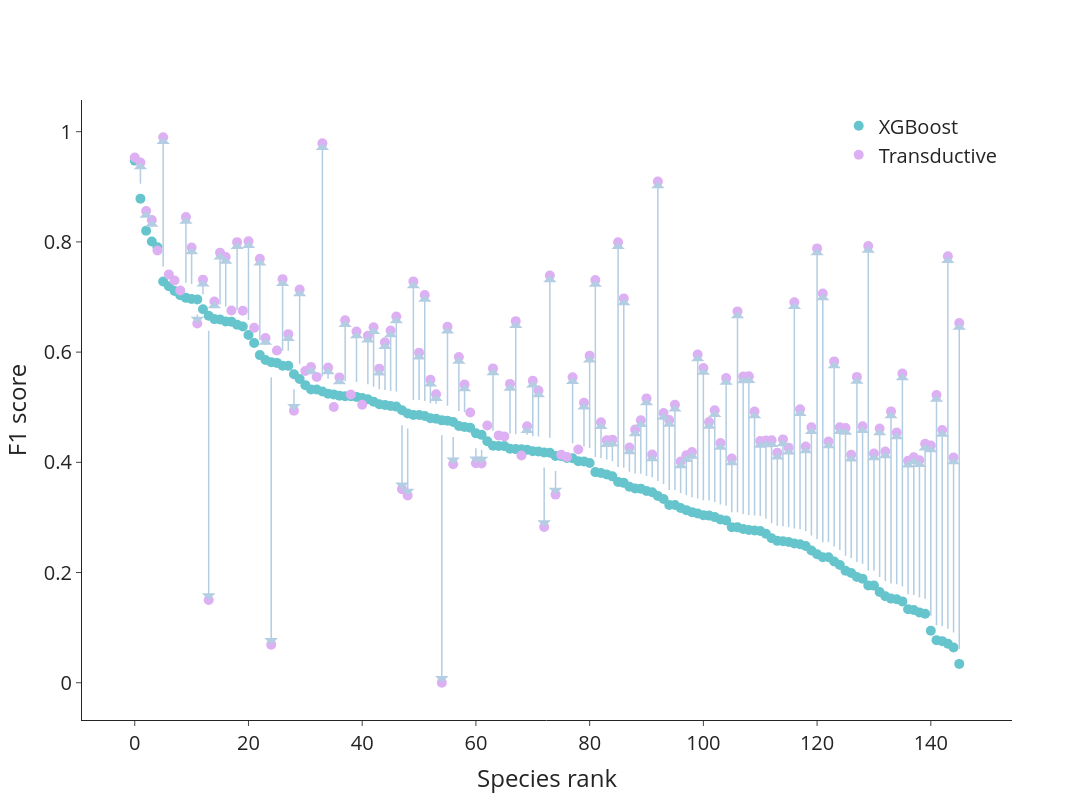

The cell this chart's notebook holds for it:
### Code cell
# Example data
x = relevant_scores['x']
y1 = relevant_scores['XGB']
y2 = relevant_scores['Transductive']
hover_text = relevant_scores.index.to_list()

# Create the figure
fig = go.Figure()

# Add the two series as scatter plots
fig.add_trace(go.Scatter(
    x=x, y=y1,
    mode='markers',
    marker=dict(color=px.colors.qualitative.Pastel[0], size=10),
    name='XGBoost',
    hovertext=hover_text,
    hoverinfo='text'
))

fig.add_trace(go.Scatter(
    x=x, y=y2,
    mode='markers',
    marker=dict(color=px.colors.qualitative.Pastel[3], size=10),
    name='Transductive',
    hovertext=hover_text,
    hoverinfo='text'
))

# Add arrows for the differences
for i in range(len(x)):
    fig.add_annotation(
        ax=x[i], ay=y1[i],
        axref='x', ayref='y',
        x=x[i], y=y2[i],
        xref='x', yref='y',
        showarrow=True,
        arrowhead=1,
        arrowsize=1.5,
        arrowcolor=px.colors.qualitative.Pastel1[1],
        arrowwidth=1.5,
    )


fig.update_layout(
    template='simple_white',
    width = 1200, height=800,
    xaxis_title='Species rank',
    yaxis_title='F1 score',
    font=dict(size=20),
    legend=dict(yanchor="top",
                y=0.99,
                xanchor="right",
                x=0.99)
)

### Figure 1 — Plotly figure (JSON) as saved in the notebook; plotly's stock layout.template omitted (floating-point values rounded to 4 significant figures; data arrays with more than 128 entries replaced by an {"elided": "..."} marker saying what was removed)
{"data": [{"hoverinfo": "text", "hovertext": {"elided": "146 str values"}, "marker": {"color": "rgb(102, 197, 204)", "size": 10}, "mode": "markers", "name": "XGBoost", "type": "scatter", "x": {"elided": "146 int values"}, "y": {"elided": "146 float values"}}, {"hoverinfo": "text", "hovertext": {"elided": "146 str values"}, "marker": {"color": "rgb(220, 176, 242)", "size": 10}, "mode": "markers", "name": "Transductive", "type": "scatter", "x": {"elided": "146 int values"}, "y": {"elided": "146 float values"}}], "layout": {"annotations": [{"arrowcolor": "rgb(179,205,227)", "arrowhead": 1, "arrowsize": 1.5, "arrowwidth": 1.5, "ax": 0, "axref": "x", "ay": 0.9475, "ayref": "y", "showarrow": true, "x": 0, "xref": "x", "y": 0.9533, "yref": "y"}, {"arrowcolor": "rgb(179,205,227)", "arrowhead": 1, "arrowsize": 1.5, "arrowwidth": 1.5, "ax": 1, "axref": "x", "ay": 0.8785, "ayref": "y", "showarrow": true, "x": 1, "xref": "x", "y": 0.9441, "yref": "y"}, {"arrowcolor": "rgb(179,205,227)", "arrowhead": 1, "arrowsize": 1.5, "arrowwidth": 1.5, "ax": 2, "axref": "x", "ay": 0.8204, "ayref": "y", "showarrow": true, "x": 2, "xref": "x", "y": 0.8559, "yref": "y"}, {"arrowcolor": "rgb(179,205,227)", "arrowhead": 1, "arrowsize": 1.5, "arrowwidth": 1.5, "ax": 3, "axref": "x", "ay": 0.8008, "ayref": "y", "showarrow": true, "x": 3, "xref": "x", "y": 0.8398, "yref": "y"}, {"arrowcolor": "rgb(179,205,227)", "arrowhead": 1, "arrowsize": 1.5, "arrowwidth": 1.5, "ax": 4, "axref": "x", "ay": 0.7901, "ayref": "y", "showarrow": true, "x": 4, "xref": "x", "y": 0.7845, "yref": "y"}, {"arrowcolor": "rgb(179,205,227)", "arrowhead": 1, "arrowsize": 1.5, "arrowwidth": 1.5, "ax": 5, "axref": "x", "ay": 0.7282, "ayref": "y", "showarrow": true, "x": 5, "xref": "x", "y": 0.9899, "yref": "y"}, {"arrowcolor": "rgb(179,205,227)", "arrowhead": 1, "arrowsize": 1.5, "arrowwidth": 1.5, "ax": 6, "axref": "x", "ay": 0.7194, "ayref": "y", "showarrow": true, "x": 6, "xref": "x", "y": 0.7407, "yref": "y"}, {"arrowcolor": "rgb(179,205,227)", "arrowhead": 1, "arrowsize": 1.5, "arrowwidth": 1.5, "ax": 7, "axref": "x", "ay": 0.7109, "ayref": "y", "showarrow": true, "x": 7, "xref": "x", "y": 0.7299, "yref": "y"}, {"arrowcolor": "rgb(179,205,227)", "arrowhead": 1, "arrowsize": 1.5, "arrowwidth": 1.5, "ax": 8, "axref": "x", "ay": 0.7033, "ayref": "y", "showarrow": true, "x": 8, "xref": "x", "y": 0.7119, "yref": "y"}, {"arrowcolor": "rgb(179,205,227)", "arrowhead": 1, "arrowsize": 1.5, "arrowwidth": 1.5, "ax": 9, "axref": "x", "ay": 0.6985, "ayref": "y", "showarrow": true, "x": 9, "xref": "x", "y": 0.845, "yref": "y"}, {"arrowcolor": "rgb(179,205,227)", "arrowhead": 1, "arrowsize": 1.5, "arrowwidth": 1.5, "ax": 10, "axref": "x", "ay": 0.6965, "ayref": "y", "showarrow": true, "x": 10, "xref": "x", "y": 0.7897, "yref": "y"}, {"arrowcolor": "rgb(179,205,227)", "arrowhead": 1, "arrowsize": 1.5, "arrowwidth": 1.5, "ax": 11, "axref": "x", "ay": 0.6957, "ayref": "y", "showarrow": true, "x": 11, "xref": "x", "y": 0.6521, "yref": "y"}, {"arrowcolor": "rgb(179,205,227)", "arrowhead": 1, "arrowsize": 1.5, "arrowwidth": 1.5, "ax": 12, "axref": "x", "ay": 0.6777, "ayref": "y", "showarrow": true, "x": 12, "xref": "x", "y": 0.7315, "yref": "y"}, {"arrowcolor": "rgb(179,205,227)", "arrowhead": 1, "arrowsize": 1.5, "arrowwidth": 1.5, "ax": 13, "axref": "x", "ay": 0.666, "ayref": "y", "showarrow": true, "x": 13, "xref": "x", "y": 0.1502, "yref": "y"}, {"arrowcolor": "rgb(179,205,227)", "arrowhead": 1, "arrowsize": 1.5, "arrowwidth": 1.5, "ax": 14, "axref": "x", "ay": 0.6599, "ayref": "y", "showarrow": true, "x": 14, "xref": "x", "y": 0.6918, "yref": "y"}, {"arrowcolor": "rgb(179,205,227)", "arrowhead": 1, "arrowsize": 1.5, "arrowwidth": 1.5, "ax": 15, "axref": "x", "ay": 0.6593, "ayref": "y", "showarrow": true, "x": 15, "xref": "x", "y": 0.7805, "yref": "y"}, {"arrowcolor": "rgb(179,205,227)", "arrowhead": 1, "arrowsize": 1.5, "arrowwidth": 1.5, "ax": 16, "axref": "x", "ay": 0.6557, "ayref": "y", "showarrow": true, "x": 16, "xref": "x", "y": 0.7726, "yref": "y"}, {"arrowcolor": "rgb(179,205,227)", "arrowhead": 1, "arrowsize": 1.5, "arrowwidth": 1.5, "ax": 17, "axref": "x", "ay": 0.6553, "ayref": "y", "showarrow": true, "x": 17, "xref": "x", "y": 0.6756, "yref": "y"}, {"arrowcolor": "rgb(179,205,227)", "arrowhead": 1, "arrowsize": 1.5, "arrowwidth": 1.5, "ax": 18, "axref": "x", "ay": 0.6498, "ayref": "y", "showarrow": true, "x": 18, "xref": "x", "y": 0.7996, "yref": "y"}, {"arrowcolor": "rgb(179,205,227)", "arrowhead": 1, "arrowsize": 1.5, "arrowwidth": 1.5, "ax": 19, "axref": "x", "ay": 0.6466, "ayref": "y", "showarrow": true, "x": 19, "xref": "x", "y": 0.6751, "yref": "y"}, {"arrowcolor": "rgb(179,205,227)", "arrowhead": 1, "arrowsize": 1.5, "arrowwidth": 1.5, "ax": 20, "axref": "x", "ay": 0.631, "ayref": "y", "showarrow": true, "x": 20, "xref": "x", "y": 0.801, "yref": "y"}, {"arrowcolor": "rgb(179,205,227)", "arrowhead": 1, "arrowsize": 1.5, "arrowwidth": 1.5, "ax": 21, "axref": "x", "ay": 0.6167, "ayref": "y", "showarrow": true, "x": 21, "xref": "x", "y": 0.6443, "yref": "y"}, {"arrowcolor": "rgb(179,205,227)", "arrowhead": 1, "arrowsize": 1.5, "arrowwidth": 1.5, "ax": 22, "axref": "x", "ay": 0.5946, "ayref": "y", "showarrow": true, "x": 22, "xref": "x", "y": 0.7693, "yref": "y"}, {"arrowcolor": "rgb(179,205,227)", "arrowhead": 1, "arrowsize": 1.5, "arrowwidth": 1.5, "ax": 23, "axref": "x", "ay": 0.5856, "ayref": "y", "showarrow": true, "x": 23, "xref": "x", "y": 0.6257, "yref": "y"}, {"arrowcolor": "rgb(179,205,227)", "arrowhead": 1, "arrowsize": 1.5, "arrowwidth": 1.5, "ax": 24, "axref": "x", "ay": 0.5818, "ayref": "y", "showarrow": true, "x": 24, "xref": "x", "y": 0.06897, "yref": "y"}, {"arrowcolor": "rgb(179,205,227)", "arrowhead": 1, "arrowsize": 1.5, "arrowwidth": 1.5, "ax": 25, "axref": "x", "ay": 0.5805, "ayref": "y", "showarrow": true, "x": 25, "xref": "x", "y": 0.6031, "yref": "y"}, {"arrowcolor": "rgb(179,205,227)", "arrowhead": 1, "arrowsize": 1.5, "arrowwidth": 1.5, "ax": 26, "axref": "x", "ay": 0.5753, "ayref": "y", "showarrow": true, "x": 26, "xref": "x", "y": 0.7324, "yref": "y"}, {"arrowcolor": "rgb(179,205,227)", "arrowhead": 1, "arrowsize": 1.5, "arrowwidth": 1.5, "ax": 27, "axref": "x", "ay": 0.5751, "ayref": "y", "showarrow": true, "x": 27, "xref": "x", "y": 0.6326, "yref": "y"}, {"arrowcolor": "rgb(179,205,227)", "arrowhead": 1, "arrowsize": 1.5, "arrowwidth": 1.5, "ax": 28, "axref": "x", "ay": 0.5599, "ayref": "y", "showarrow": true, "x": 28, "xref": "x", "y": 0.4938, "yref": "y"}, {"arrowcolor": "rgb(179,205,227)", "arrowhead": 1, "arrowsize": 1.5, "arrowwidth": 1.5, "ax": 29, "axref": "x", "ay": 0.5514, "ayref": "y", "showarrow": true, "x": 29, "xref": "x", "y": 0.7135, "yref": "y"}, {"arrowcolor": "rgb(179,205,227)", "arrowhead": 1, "arrowsize": 1.5, "arrowwidth": 1.5, "ax": 30, "axref": "x", "ay": 0.54, "ayref": "y", "showarrow": true, "x": 30, "xref": "x", "y": 0.5658, "yref": "y"}, {"arrowcolor": "rgb(179,205,227)", "arrowhead": 1, "arrowsize": 1.5, "arrowwidth": 1.5, "ax": 31, "axref": "x", "ay": 0.5322, "ayref": "y", "showarrow": true, "x": 31, "xref": "x", "y": 0.573, "yref": "y"}, {"arrowcolor": "rgb(179,205,227)", "arrowhead": 1, "arrowsize": 1.5, "arrowwidth": 1.5, "ax": 32, "axref": "x", "ay": 0.5321, "ayref": "y", "showarrow": true, "x": 32, "xref": "x", "y": 0.5551, "yref": "y"}, {"arrowcolor": "rgb(179,205,227)", "arrowhead": 1, "arrowsize": 1.5, "arrowwidth": 1.5, "ax": 33, "axref": "x", "ay": 0.5286, "ayref": "y", "showarrow": true, "x": 33, "xref": "x", "y": 0.9788, "yref": "y"}, {"arrowcolor": "rgb(179,205,227)", "arrowhead": 1, "arrowsize": 1.5, "arrowwidth": 1.5, "ax": 34, "axref": "x", "ay": 0.5247, "ayref": "y", "showarrow": true, "x": 34, "xref": "x", "y": 0.5721, "yref": "y"}, {"arrowcolor": "rgb(179,205,227)", "arrowhead": 1, "arrowsize": 1.5, "arrowwidth": 1.5, "ax": 35, "axref": "x", "ay": 0.5233, "ayref": "y", "showarrow": true, "x": 35, "xref": "x", "y": 0.5003, "yref": "y"}, {"arrowcolor": "rgb(179,205,227)", "arrowhead": 1, "arrowsize": 1.5, "arrowwidth": 1.5, "ax": 36, "axref": "x", "ay": 0.521, "ayref": "y", "showarrow": true, "x": 36, "xref": "x", "y": 0.5541, "yref": "y"}, {"arrowcolor": "rgb(179,205,227)", "arrowhead": 1, "arrowsize": 1.5, "arrowwidth": 1.5, "ax": 37, "axref": "x", "ay": 0.52, "ayref": "y", "showarrow": true, "x": 37, "xref": "x", "y": 0.6579, "yref": "y"}, {"arrowcolor": "rgb(179,205,227)", "arrowhead": 1, "arrowsize": 1.5, "arrowwidth": 1.5, "ax": 38, "axref": "x", "ay": 0.5198, "ayref": "y", "showarrow": true, "x": 38, "xref": "x", "y": 0.5231, "yref": "y"}, {"arrowcolor": "rgb(179,205,227)", "arrowhead": 1, "arrowsize": 1.5, "arrowwidth": 1.5, "ax": 39, "axref": "x", "ay": 0.5188, "ayref": "y", "showarrow": true, "x": 39, "xref": "x", "y": 0.6373, "yref": "y"}, {"arrowcolor": "rgb(179,205,227)", "arrowhead": 1, "arrowsize": 1.5, "arrowwidth": 1.5, "ax": 40, "axref": "x", "ay": 0.5166, "ayref": "y", "showarrow": true, "x": 40, "xref": "x", "y": 0.5046, "yref": "y"}, {"arrowcolor": "rgb(179,205,227)", "arrowhead": 1, "arrowsize": 1.5, "arrowwidth": 1.5, "ax": 41, "axref": "x", "ay": 0.5143, "ayref": "y", "showarrow": true, "x": 41, "xref": "x", "y": 0.6297, "yref": "y"}, {"arrowcolor": "rgb(179,205,227)", "arrowhead": 1, "arrowsize": 1.5, "arrowwidth": 1.5, "ax": 42, "axref": "x", "ay": 0.5102, "ayref": "y", "showarrow": true, "x": 42, "xref": "x", "y": 0.6453, "yref": "y"}, {"arrowcolor": "rgb(179,205,227)", "arrowhead": 1, "arrowsize": 1.5, "arrowwidth": 1.5, "ax": 43, "axref": "x", "ay": 0.5053, "ayref": "y", "showarrow": true, "x": 43, "xref": "x", "y": 0.57, "yref": "y"}, {"arrowcolor": "rgb(179,205,227)", "arrowhead": 1, "arrowsize": 1.5, "arrowwidth": 1.5, "ax": 44, "axref": "x", "ay": 0.5042, "ayref": "y", "showarrow": true, "x": 44, "xref": "x", "y": 0.6177, "yref": "y"}, {"arrowcolor": "rgb(179,205,227)", "arrowhead": 1, "arrowsize": 1.5, "arrowwidth": 1.5, "ax": 45, "axref": "x", "ay": 0.5023, "ayref": "y", "showarrow": true, "x": 45, "xref": "x", "y": 0.6392, "yref": "y"}, {"arrowcolor": "rgb(179,205,227)", "arrowhead": 1, "arrowsize": 1.5, "arrowwidth": 1.5, "ax": 46, "axref": "x", "ay": 0.5011, "ayref": "y", "showarrow": true, "x": 46, "xref": "x", "y": 0.6647, "yref": "y"}, {"arrowcolor": "rgb(179,205,227)", "arrowhead": 1, "arrowsize": 1.5, "arrowwidth": 1.5, "ax": 47, "axref": "x", "ay": 0.4944, "ayref": "y", "showarrow": true, "x": 47, "xref": "x", "y": 0.3514, "yref": "y"}, {"arrowcolor": "rgb(179,205,227)", "arrowhead": 1, "arrowsize": 1.5, "arrowwidth": 1.5, "ax": 48, "axref": "x", "ay": 0.4886, "ayref": "y", "showarrow": true, "x": 48, "xref": "x", "y": 0.3398, "yref": "y"}, {"arrowcolor": "rgb(179,205,227)", "arrowhead": 1, "arrowsize": 1.5, "arrowwidth": 1.5, "ax": 49, "axref": "x", "ay": 0.486, "ayref": "y", "showarrow": true, "x": 49, "xref": "x", "y": 0.7283, "yref": "y"}, {"arrowcolor": "rgb(179,205,227)", "arrowhead": 1, "arrowsize": 1.5, "arrowwidth": 1.5, "ax": 50, "axref": "x", "ay": 0.4859, "ayref": "y", "showarrow": true, "x": 50, "xref": "x", "y": 0.599, "yref": "y"}, {"arrowcolor": "rgb(179,205,227)", "arrowhead": 1, "arrowsize": 1.5, "arrowwidth": 1.5, "ax": 51, "axref": "x", "ay": 0.484, "ayref": "y", "showarrow": true, "x": 51, "xref": "x", "y": 0.7036, "yref": "y"}, {"arrowcolor": "rgb(179,205,227)", "arrowhead": 1, "arrowsize": 1.5, "arrowwidth": 1.5, "ax": 52, "axref": "x", "ay": 0.48, "ayref": "y", "showarrow": true, "x": 52, "xref": "x", "y": 0.5497, "yref": "y"}, {"arrowcolor": "rgb(179,205,227)", "arrowhead": 1, "arrowsize": 1.5, "arrowwidth": 1.5, "ax": 53, "axref": "x", "ay": 0.4792, "ayref": "y", "showarrow": true, "x": 53, "xref": "x", "y": 0.5236, "yref": "y"}, {"arrowcolor": "rgb(179,205,227)", "arrowhead": 1, "arrowsize": 1.5, "arrowwidth": 1.5, "ax": 54, "axref": "x", "ay": 0.4762, "ayref": "y", "showarrow": true, "x": 54, "xref": "x", "y": 0, "yref": "y"}, {"arrowcolor": "rgb(179,205,227)", "arrowhead": 1, "arrowsize": 1.5, "arrowwidth": 1.5, "ax": 55, "axref": "x", "ay": 0.4755, "ayref": "y", "showarrow": true, "x": 55, "xref": "x", "y": 0.646, "yref": "y"}, {"arrowcolor": "rgb(179,205,227)", "arrowhead": 1, "arrowsize": 1.5, "arrowwidth": 1.5, "ax": 56, "axref": "x", "ay": 0.4731, "ayref": "y", "showarrow": true, "x": 56, "xref": "x", "y": 0.3964, "yref": "y"}, {"arrowcolor": "rgb(179,205,227)", "arrowhead": 1, "arrowsize": 1.5, "arrowwidth": 1.5, "ax": 57, "axref": "x", "ay": 0.4659, "ayref": "y", "showarrow": true, "x": 57, "xref": "x", "y": 0.5913, "yref": "y"}, {"arrowcolor": "rgb(179,205,227)", "arrowhead": 1, "arrowsize": 1.5, "arrowwidth": 1.5, "ax": 58, "axref": "x", "ay": 0.4642, "ayref": "y", "showarrow": true, "x": 58, "xref": "x", "y": 0.541, "yref": "y"}, {"arrowcolor": "rgb(179,205,227)", "arrowhead": 1, "arrowsize": 1.5, "arrowwidth": 1.5, "ax": 59, "axref": "x", "ay": 0.4628, "ayref": "y", "showarrow": true, "x": 59, "xref": "x", "y": 0.4903, "yref": "y"}, {"arrowcolor": "rgb(179,205,227)", "arrowhead": 1, "arrowsize": 1.5, "arrowwidth": 1.5, "ax": 60, "axref": "x", "ay": 0.4526, "ayref": "y", "showarrow": true, "x": 60, "xref": "x", "y": 0.3985, "yref": "y"}, {"arrowcolor": "rgb(179,205,227)", "arrowhead": 1, "arrowsize": 1.5, "arrowwidth": 1.5, "ax": 61, "axref": "x", "ay": 0.4498, "ayref": "y", "showarrow": true, "x": 61, "xref": "x", "y": 0.3978, "yref": "y"}, {"arrowcolor": "rgb(179,205,227)", "arrowhead": 1, "arrowsize": 1.5, "arrowwidth": 1.5, "ax": 62, "axref": "x", "ay": 0.4384, "ayref": "y", "showarrow": true, "x": 62, "xref": "x", "y": 0.4668, "yref": "y"}, {"arrowcolor": "rgb(179,205,227)", "arrowhead": 1, "arrowsize": 1.5, "arrowwidth": 1.5, "ax": 63, "axref": "x", "ay": 0.4303, "ayref": "y", "showarrow": true, "x": 63, "xref": "x", "y": 0.5705, "yref": "y"}, {"arrowcolor": "rgb(179,205,227)", "arrowhead": 1, "arrowsize": 1.5, "arrowwidth": 1.5, "ax": 64, "axref": "x", "ay": 0.4295, "ayref": "y", "showarrow": true, "x": 64, "xref": "x", "y": 0.4489, "yref": "y"}, {"arrowcolor": "rgb(179,205,227)", "arrowhead": 1, "arrowsize": 1.5, "arrowwidth": 1.5, "ax": 65, "axref": "x", "ay": 0.4294, "ayref": "y", "showarrow": true, "x": 65, "xref": "x", "y": 0.4471, "yref": "y"}, {"arrowcolor": "rgb(179,205,227)", "arrowhead": 1, "arrowsize": 1.5, "arrowwidth": 1.5, "ax": 66, "axref": "x", "ay": 0.4245, "ayref": "y", "showarrow": true, "x": 66, "xref": "x", "y": 0.5423, "yref": "y"}, {"arrowcolor": "rgb(179,205,227)", "arrowhead": 1, "arrowsize": 1.5, "arrowwidth": 1.5, "ax": 67, "axref": "x", "ay": 0.424, "ayref": "y", "showarrow": true, "x": 67, "xref": "x", "y": 0.6562, "yref": "y"}, {"arrowcolor": "rgb(179,205,227)", "arrowhead": 1, "arrowsize": 1.5, "arrowwidth": 1.5, "ax": 68, "axref": "x", "ay": 0.4238, "ayref": "y", "showarrow": true, "x": 68, "xref": "x", "y": 0.4124, "yref": "y"}, {"arrowcolor": "rgb(179,205,227)", "arrowhead": 1, "arrowsize": 1.5, "arrowwidth": 1.5, "ax": 69, "axref": "x", "ay": 0.4229, "ayref": "y", "showarrow": true, "x": 69, "xref": "x", "y": 0.4654, "yref": "y"}, {"arrowcolor": "rgb(179,205,227)", "arrowhead": 1, "arrowsize": 1.5, "arrowwidth": 1.5, "ax": 70, "axref": "x", "ay": 0.4202, "ayref": "y", "showarrow": true, "x": 70, "xref": "x", "y": 0.5482, "yref": "y"}, {"arrowcolor": "rgb(179,205,227)", "arrowhead": 1, "arrowsize": 1.5, "arrowwidth": 1.5, "ax": 71, "axref": "x", "ay": 0.4196, "ayref": "y", "showarrow": true, "x": 71, "xref": "x", "y": 0.5304, "yref": "y"}, {"arrowcolor": "rgb(179,205,227)", "arrowhead": 1, "arrowsize": 1.5, "arrowwidth": 1.5, "ax": 72, "axref": "x", "ay": 0.4179, "ayref": "y", "showarrow": true, "x": 72, "xref": "x", "y": 0.2826, "yref": "y"}, {"arrowcolor": "rgb(179,205,227)", "arrowhead": 1, "arrowsize": 1.5, "arrowwidth": 1.5, "ax": 73, "axref": "x", "ay": 0.4173, "ayref": "y", "showarrow": true, "x": 73, "xref": "x", "y": 0.7391, "yref": "y"}, {"arrowcolor": "rgb(179,205,227)", "arrowhead": 1, "arrowsize": 1.5, "arrowwidth": 1.5, "ax": 74, "axref": "x", "ay": 0.4114, "ayref": "y", "showarrow": true, "x": 74, "xref": "x", "y": 0.3415, "yref": "y"}, {"arrowcolor": "rgb(179,205,227)", "arrowhead": 1, "arrowsize": 1.5, "arrowwidth": 1.5, "ax": 75, "axref": "x", "ay": 0.4113, "ayref": "y", "showarrow": true, "x": 75, "xref": "x", "y": 0.4138, "yref": "y"}, {"arrowcolor": "rgb(179,205,227)", "arrowhead": 1, "arrowsize": 1.5, "arrowwidth": 1.5, "ax": 76, "axref": "x", "ay": 0.4081, "ayref": "y", "showarrow": true, "x": 76, "xref": "x", "y": 0.4096, "yref": "y"}, {"arrowcolor": "rgb(179,205,227)", "arrowhead": 1, "arrowsize": 1.5, "arrowwidth": 1.5, "ax": 77, "axref": "x", "ay": 0.4074, "ayref": "y", "showarrow": true, "x": 77, "xref": "x", "y": 0.5545, "yref": "y"}, {"arrowcolor": "rgb(179,205,227)", "arrowhead": 1, "arrowsize": 1.5, "arrowwidth": 1.5, "ax": 78, "axref": "x", "ay": 0.4021, "ayref": "y", "showarrow": true, "x": 78, "xref": "x", "y": 0.4233, "yref": "y"}, {"arrowcolor": "rgb(179,205,227)", "arrowhead": 1, "arrowsize": 1.5, "arrowwidth": 1.5, "ax": 79, "axref": "x", "ay": 0.4017, "ayref": "y", "showarrow": true, "x": 79, "xref": "x", "y": 0.5079, "yref": "y"}, {"arrowcolor": "rgb(179,205,227)", "arrowhead": 1, "arrowsize": 1.5, "arrowwidth": 1.5, "ax": 80, "axref": "x", "ay": 0.3988, "ayref": "y", "showarrow": true, "x": 80, "xref": "x", "y": 0.5936, "yref": "y"}, {"arrowcolor": "rgb(179,205,227)", "arrowhead": 1, "arrowsize": 1.5, "arrowwidth": 1.5, "ax": 81, "axref": "x", "ay": 0.3823, "ayref": "y", "showarrow": true, "x": 81, "xref": "x", "y": 0.7308, "yref": "y"}, {"arrowcolor": "rgb(179,205,227)", "arrowhead": 1, "arrowsize": 1.5, "arrowwidth": 1.5, "ax": 82, "axref": "x", "ay": 0.3807, "ayref": "y", "showarrow": true, "x": 82, "xref": "x", "y": 0.4727, "yref": "y"}, {"arrowcolor": "rgb(179,205,227)", "arrowhead": 1, "arrowsize": 1.5, "arrowwidth": 1.5, "ax": 83, "axref": "x", "ay": 0.3781, "ayref": "y", "showarrow": true, "x": 83, "xref": "x", "y": 0.4402, "yref": "y"}, {"arrowcolor": "rgb(179,205,227)", "arrowhead": 1, "arrowsize": 1.5, "arrowwidth": 1.5, "ax": 84, "axref": "x", "ay": 0.3746, "ayref": "y", "showarrow": true, "x": 84, "xref": "x", "y": 0.4412, "yref": "y"}, {"arrowcolor": "rgb(179,205,227)", "arrowhead": 1, "arrowsize": 1.5, "arrowwidth": 1.5, "ax": 85, "axref": "x", "ay": 0.3645, "ayref": "y", "showarrow": true, "x": 85, "xref": "x", "y": 0.7994, "yref": "y"}, {"arrowcolor": "rgb(179,205,227)", "arrowhead": 1, "arrowsize": 1.5, "arrowwidth": 1.5, "ax": 86, "axref": "x", "ay": 0.3628, "ayref": "y", "showarrow": true, "x": 86, "xref": "x", "y": 0.6975, "yref": "y"}, {"arrowcolor": "rgb(179,205,227)", "arrowhead": 1, "arrowsize": 1.5, "arrowwidth": 1.5, "ax": 87, "axref": "x", "ay": 0.3556, "ayref": "y", "showarrow": true, "x": 87, "xref": "x", "y": 0.427, "yref": "y"}, {"arrowcolor": "rgb(179,205,227)", "arrowhead": 1, "arrowsize": 1.5, "arrowwidth": 1.5, "ax": 88, "axref": "x", "ay": 0.3524, "ayref": "y", "showarrow": true, "x": 88, "xref": "x", "y": 0.4595, "yref": "y"}, {"arrowcolor": "rgb(179,205,227)", "arrowhead": 1, "arrowsize": 1.5, "arrowwidth": 1.5, "ax": 89, "axref": "x", "ay": 0.3523, "ayref": "y", "showarrow": true, "x": 89, "xref": "x", "y": 0.4765, "yref": "y"}, {"arrowcolor": "rgb(179,205,227)", "arrowhead": 1, "arrowsize": 1.5, "arrowwidth": 1.5, "ax": 90, "axref": "x", "ay": 0.3481, "ayref": "y", "showarrow": true, "x": 90, "xref": "x", "y": 0.516, "yref": "y"}, {"arrowcolor": "rgb(179,205,227)", "arrowhead": 1, "arrowsize": 1.5, "arrowwidth": 1.5, "ax": 91, "axref": "x", "ay": 0.3456, "ayref": "y", "showarrow": true, "x": 91, "xref": "x", "y": 0.414, "yref": "y"}, {"arrowcolor": "rgb(179,205,227)", "arrowhead": 1, "arrowsize": 1.5, "arrowwidth": 1.5, "ax": 92, "axref": "x", "ay": 0.339, "ayref": "y", "showarrow": true, "x": 92, "xref": "x", "y": 0.9096, "yref": "y"}, {"arrowcolor": "rgb(179,205,227)", "arrowhead": 1, "arrowsize": 1.5, "arrowwidth": 1.5, "ax": 93, "axref": "x", "ay": 0.3333, "ayref": "y", "showarrow": true, "x": 93, "xref": "x", "y": 0.4896, "yref": "y"}, {"arrowcolor": "rgb(179,205,227)", "arrowhead": 1, "arrowsize": 1.5, "arrowwidth": 1.5, "ax": 94, "axref": "x", "ay": 0.3226, "ayref": "y", "showarrow": true, "x": 94, "xref": "x", "y": 0.4766, "yref": "y"}, {"arrowcolor": "rgb(179,205,227)", "arrowhead": 1, "arrowsize": 1.5, "arrowwidth": 1.5, "ax": 95, "axref": "x", "ay": 0.3226, "ayref": "y", "showarrow": true, "x": 95, "xref": "x", "y": 0.5043, "yref": "y"}, {"arrowcolor": "rgb(179,205,227)", "arrowhead": 1, "arrowsize": 1.5, "arrowwidth": 1.5, "ax": 96, "axref": "x", "ay": 0.3172, "ayref": "y", "showarrow": true, "x": 96, "xref": "x", "y": 0.4014, "yref": "y"}, {"arrowcolor": "rgb(179,205,227)", "arrowhead": 1, "arrowsize": 1.5, "arrowwidth": 1.5, "ax": 97, "axref": "x", "ay": 0.3132, "ayref": "y", "showarrow": true, "x": 97, "xref": "x", "y": 0.4129, "yref": "y"}, {"arrowcolor": "rgb(179,205,227)", "arrowhead": 1, "arrowsize": 1.5, "arrowwidth": 1.5, "ax": 98, "axref": "x", "ay": 0.3096, "ayref": "y", "showarrow": true, "x": 98, "xref": "x", "y": 0.4186, "yref": "y"}, {"arrowcolor": "rgb(179,205,227)", "arrowhead": 1, "arrowsize": 1.5, "arrowwidth": 1.5, "ax": 99, "axref": "x", "ay": 0.3073, "ayref": "y", "showarrow": true, "x": 99, "xref": "x", "y": 0.5958, "yref": "y"}, {"arrowcolor": "rgb(179,205,227)", "arrowhead": 1, "arrowsize": 1.5, "arrowwidth": 1.5, "ax": 100, "axref": "x", "ay": 0.3041, "ayref": "y", "showarrow": true, "x": 100, "xref": "x", "y": 0.571, "yref": "y"}, {"arrowcolor": "rgb(179,205,227)", "arrowhead": 1, "arrowsize": 1.5, "arrowwidth": 1.5, "ax": 101, "axref": "x", "ay": 0.3033, "ayref": "y", "showarrow": true, "x": 101, "xref": "x", "y": 0.4731, "yref": "y"}, {"arrowcolor": "rgb(179,205,227)", "arrowhead": 1, "arrowsize": 1.5, "arrowwidth": 1.5, "ax": 102, "axref": "x", "ay": 0.3006, "ayref": "y", "showarrow": true, "x": 102, "xref": "x", "y": 0.4946, "yref": "y"}, {"arrowcolor": "rgb(179,205,227)", "arrowhead": 1, "arrowsize": 1.5, "arrowwidth": 1.5, "ax": 103, "axref": "x", "ay": 0.2962, "ayref": "y", "showarrow": true, "x": 103, "xref": "x", "y": 0.4352, "yref": "y"}, {"arrowcolor": "rgb(179,205,227)", "arrowhead": 1, "arrowsize": 1.5, "arrowwidth": 1.5, "ax": 104, "axref": "x", "ay": 0.2947, "ayref": "y", "showarrow": true, "x": 104, "xref": "x", "y": 0.5528, "yref": "y"}, {"arrowcolor": "rgb(179,205,227)", "arrowhead": 1, "arrowsize": 1.5, "arrowwidth": 1.5, "ax": 105, "axref": "x", "ay": 0.2824, "ayref": "y", "showarrow": true, "x": 105, "xref": "x", "y": 0.4068, "yref": "y"}, {"arrowcolor": "rgb(179,205,227)", "arrowhead": 1, "arrowsize": 1.5, "arrowwidth": 1.5, "ax": 106, "axref": "x", "ay": 0.282, "ayref": "y", "showarrow": true, "x": 106, "xref": "x", "y": 0.6739, "yref": "y"}, {"arrowcolor": "rgb(179,205,227)", "arrowhead": 1, "arrowsize": 1.5, "arrowwidth": 1.5, "ax": 107, "axref": "x", "ay": 0.2791, "ayref": "y", "showarrow": true, "x": 107, "xref": "x", "y": 0.5556, "yref": "y"}, {"arrowcolor": "rgb(179,205,227)", "arrowhead": 1, "arrowsize": 1.5, "arrowwidth": 1.5, "ax": 108, "axref": "x", "ay": 0.2772, "ayref": "y", "showarrow": true, "x": 108, "xref": "x", "y": 0.5563, "yref": "y"}, {"arrowcolor": "rgb(179,205,227)", "arrowhead": 1, "arrowsize": 1.5, "arrowwidth": 1.5, "ax": 109, "axref": "x", "ay": 0.2763, "ayref": "y", "showarrow": true, "x": 109, "xref": "x", "y": 0.4924, "yref": "y"}, {"arrowcolor": "rgb(179,205,227)", "arrowhead": 1, "arrowsize": 1.5, "arrowwidth": 1.5, "ax": 110, "axref": "x", "ay": 0.2753, "ayref": "y", "showarrow": true, "x": 110, "xref": "x", "y": 0.4385, "yref": "y"}, {"arrowcolor": "rgb(179,205,227)", "arrowhead": 1, "arrowsize": 1.5, "arrowwidth": 1.5, "ax": 111, "axref": "x", "ay": 0.2703, "ayref": "y", "showarrow": true, "x": 111, "xref": "x", "y": 0.4398, "yref": "y"}, {"arrowcolor": "rgb(179,205,227)", "arrowhead": 1, "arrowsize": 1.5, "arrowwidth": 1.5, "ax": 112, "axref": "x", "ay": 0.2623, "ayref": "y", "showarrow": true, "x": 112, "xref": "x", "y": 0.44, "yref": "y"}, {"arrowcolor": "rgb(179,205,227)", "arrowhead": 1, "arrowsize": 1.5, "arrowwidth": 1.5, "ax": 113, "axref": "x", "ay": 0.2575, "ayref": "y", "showarrow": true, "x": 113, "xref": "x", "y": 0.4175, "yref": "y"}, {"arrowcolor": "rgb(179,205,227)", "arrowhead": 1, "arrowsize": 1.5, "arrowwidth": 1.5, "ax": 114, "axref": "x", "ay": 0.2566, "ayref": "y", "showarrow": true, "x": 114, "xref": "x", "y": 0.4416, "yref": "y"}, {"arrowcolor": "rgb(179,205,227)", "arrowhead": 1, "arrowsize": 1.5, "arrowwidth": 1.5, "ax": 115, "axref": "x", "ay": 0.2556, "ayref": "y", "showarrow": true, "x": 115, "xref": "x", "y": 0.4264, "yref": "y"}, {"arrowcolor": "rgb(179,205,227)", "arrowhead": 1, "arrowsize": 1.5, "arrowwidth": 1.5, "ax": 116, "axref": "x", "ay": 0.2526, "ayref": "y", "showarrow": true, "x": 116, "xref": "x", "y": 0.6906, "yref": "y"}, {"arrowcolor": "rgb(179,205,227)", "arrowhead": 1, "arrowsize": 1.5, "arrowwidth": 1.5, "ax": 117, "axref": "x", "ay": 0.2513, "ayref": "y", "showarrow": true, "x": 117, "xref": "x", "y": 0.4961, "yref": "y"}, {"arrowcolor": "rgb(179,205,227)", "arrowhead": 1, "arrowsize": 1.5, "arrowwidth": 1.5, "ax": 118, "axref": "x", "ay": 0.2481, "ayref": "y", "showarrow": true, "x": 118, "xref": "x", "y": 0.4286, "yref": "y"}, {"arrowcolor": "rgb(179,205,227)", "arrowhead": 1, "arrowsize": 1.5, "arrowwidth": 1.5, "ax": 119, "axref": "x", "ay": 0.24, "ayref": "y", "showarrow": true, "x": 119, "xref": "x", "y": 0.4638, "yref": "y"}, {"arrowcolor": "rgb(179,205,227)", "arrowhead": 1, "arrowsize": 1.5, "arrowwidth": 1.5, "ax": 120, "axref": "x", "ay": 0.2331, "ayref": "y", "showarrow": true, "x": 120, "xref": "x", "y": 0.7882, "yref": "y"}, {"arrowcolor": "rgb(179,205,227)", "arrowhead": 1, "arrowsize": 1.5, "arrowwidth": 1.5, "ax": 121, "axref": "x", "ay": 0.2278, "ayref": "y", "showarrow": true, "x": 121, "xref": "x", "y": 0.7065, "yref": "y"}, {"arrowcolor": "rgb(179,205,227)", "arrowhead": 1, "arrowsize": 1.5, "arrowwidth": 1.5, "ax": 122, "axref": "x", "ay": 0.2278, "ayref": "y", "showarrow": true, "x": 122, "xref": "x", "y": 0.4379, "yref": "y"}, {"arrowcolor": "rgb(179,205,227)", "arrowhead": 1, "arrowsize": 1.5, "arrowwidth": 1.5, "ax": 123, "axref": "x", "ay": 0.2199, "ayref": "y", "showarrow": true, "x": 123, "xref": "x", "y": 0.5832, "yref": "y"}, {"arrowcolor": "rgb(179,205,227)", "arrowhead": 1, "arrowsize": 1.5, "arrowwidth": 1.5, "ax": 124, "axref": "x", "ay": 0.2138, "ayref": "y", "showarrow": true, "x": 124, "xref": "x", "y": 0.4635, "yref": "y"}, {"arrowcolor": "rgb(179,205,227)", "arrowhead": 1, "arrowsize": 1.5, "arrowwidth": 1.5, "ax": 125, "axref": "x", "ay": 0.2034, "ayref": "y", "showarrow": true, "x": 125, "xref": "x", "y": 0.4623, "yref": "y"}, {"arrowcolor": "rgb(179,205,227)", "arrowhead": 1, "arrowsize": 1.5, "arrowwidth": 1.5, "ax": 126, "axref": "x", "ay": 0.1992, "ayref": "y", "showarrow": true, "x": 126, "xref": "x", "y": 0.4138, "yref": "y"}, {"arrowcolor": "rgb(179,205,227)", "arrowhead": 1, "arrowsize": 1.5, "arrowwidth": 1.5, "ax": 127, "axref": "x", "ay": 0.1919, "ayref": "y", "showarrow": true, "x": 127, "xref": "x", "y": 0.5551, "yref": "y"}, {"arrowcolor": "rgb(179,205,227)", "arrowhead": 1, "arrowsize": 1.5, "arrowwidth": 1.5, "ax": 128, "axref": "x", "ay": 0.1888, "ayref": "y", "showarrow": true, "x": 128, "xref": "x", "y": 0.4653, "yref": "y"}, {"arrowcolor": "rgb(179,205,227)", "arrowhead": 1, "arrowsize": 1.5, "arrowwidth": 1.5, "ax": 129, "axref": "x", "ay": 0.1765, "ayref": "y", "showarrow": true, "x": 129, "xref": "x", "y": 0.7924, "yref": "y"}, {"arrowcolor": "rgb(179,205,227)", "arrowhead": 1, "arrowsize": 1.5, "arrowwidth": 1.5, "ax": 130, "axref": "x", "ay": 0.1763, "ayref": "y", "showarrow": true, "x": 130, "xref": "x", "y": 0.416, "yref": "y"}, {"arrowcolor": "rgb(179,205,227)", "arrowhead": 1, "arrowsize": 1.5, "arrowwidth": 1.5, "ax": 131, "axref": "x", "ay": 0.1648, "ayref": "y", "showarrow": true, "x": 131, "xref": "x", "y": 0.4615, "yref": "y"}, {"arrowcolor": "rgb(179,205,227)", "arrowhead": 1, "arrowsize": 1.5, "arrowwidth": 1.5, "ax": 132, "axref": "x", "ay": 0.1569, "ayref": "y", "showarrow": true, "x": 132, "xref": "x", "y": 0.4196, "yref": "y"}, {"arrowcolor": "rgb(179,205,227)", "arrowhead": 1, "arrowsize": 1.5, "arrowwidth": 1.5, "ax": 133, "axref": "x", "ay": 0.1527, "ayref": "y", "showarrow": true, "x": 133, "xref": "x", "y": 0.4924, "yref": "y"}, {"arrowcolor": "rgb(179,205,227)", "arrowhead": 1, "arrowsize": 1.5, "arrowwidth": 1.5, "ax": 134, "axref": "x", "ay": 0.1514, "ayref": "y", "showarrow": true, "x": 134, "xref": "x", "y": 0.4542, "yref": "y"}, {"arrowcolor": "rgb(179,205,227)", "arrowhead": 1, "arrowsize": 1.5, "arrowwidth": 1.5, "ax": 135, "axref": "x", "ay": 0.1477, "ayref": "y", "showarrow": true, "x": 135, "xref": "x", "y": 0.5612, "yref": "y"}, {"arrowcolor": "rgb(179,205,227)", "arrowhead": 1, "arrowsize": 1.5, "arrowwidth": 1.5, "ax": 136, "axref": "x", "ay": 0.1333, "ayref": "y", "showarrow": true, "x": 136, "xref": "x", "y": 0.4029, "yref": "y"}, {"arrowcolor": "rgb(179,205,227)", "arrowhead": 1, "arrowsize": 1.5, "arrowwidth": 1.5, "ax": 137, "axref": "x", "ay": 0.1321, "ayref": "y", "showarrow": true, "x": 137, "xref": "x", "y": 0.4094, "yref": "y"}, {"arrowcolor": "rgb(179,205,227)", "arrowhead": 1, "arrowsize": 1.5, "arrowwidth": 1.5, "ax": 138, "axref": "x", "ay": 0.1277, "ayref": "y", "showarrow": true, "x": 138, "xref": "x", "y": 0.4038, "yref": "y"}, {"arrowcolor": "rgb(179,205,227)", "arrowhead": 1, "arrowsize": 1.5, "arrowwidth": 1.5, "ax": 139, "axref": "x", "ay": 0.1253, "ayref": "y", "showarrow": true, "x": 139, "xref": "x", "y": 0.4338, "yref": "y"}, {"arrowcolor": "rgb(179,205,227)", "arrowhead": 1, "arrowsize": 1.5, "arrowwidth": 1.5, "ax": 140, "axref": "x", "ay": 0.09422, "ayref": "y", "showarrow": true, "x": 140, "xref": "x", "y": 0.4304, "yref": "y"}, {"arrowcolor": "rgb(179,205,227)", "arrowhead": 1, "arrowsize": 1.5, "arrowwidth": 1.5, "ax": 141, "axref": "x", "ay": 0.07729, "ayref": "y", "showarrow": true, "x": 141, "xref": "x", "y": 0.5221, "yref": "y"}, {"arrowcolor": "rgb(179,205,227)", "arrowhead": 1, "arrowsize": 1.5, "arrowwidth": 1.5, "ax": 142, "axref": "x", "ay": 0.07547, "ayref": "y", "showarrow": true, "x": 142, "xref": "x", "y": 0.4588, "yref": "y"}, {"arrowcolor": "rgb(179,205,227)", "arrowhead": 1, "arrowsize": 1.5, "arrowwidth": 1.5, "ax": 143, "axref": "x", "ay": 0.07076, "ayref": "y", "showarrow": true, "x": 143, "xref": "x", "y": 0.7739, "yref": "y"}, {"arrowcolor": "rgb(179,205,227)", "arrowhead": 1, "arrowsize": 1.5, "arrowwidth": 1.5, "ax": 144, "axref": "x", "ay": 0.06383, "ayref": "y", "showarrow": true, "x": 144, "xref": "x", "y": 0.4086, "yref": "y"}, {"arrowcolor": "rgb(179,205,227)", "arrowhead": 1, "arrowsize": 1.5, "arrowwidth": 1.5, "ax": 145, "axref": "x", "ay": 0.03419, "ayref": "y", "showarrow": true, "x": 145, "xref": "x", "y": 0.6526, "yref": "y"}], "font": {"size": 20}, "height": 800, "legend": {"x": 0.99, "xanchor": "right", "y": 0.99, "yanchor": "top"}, "width": 1200, "xaxis": {"title": {"text": "Species rank"}}, "yaxis": {"title": {"text": "F1 score"}}}}
